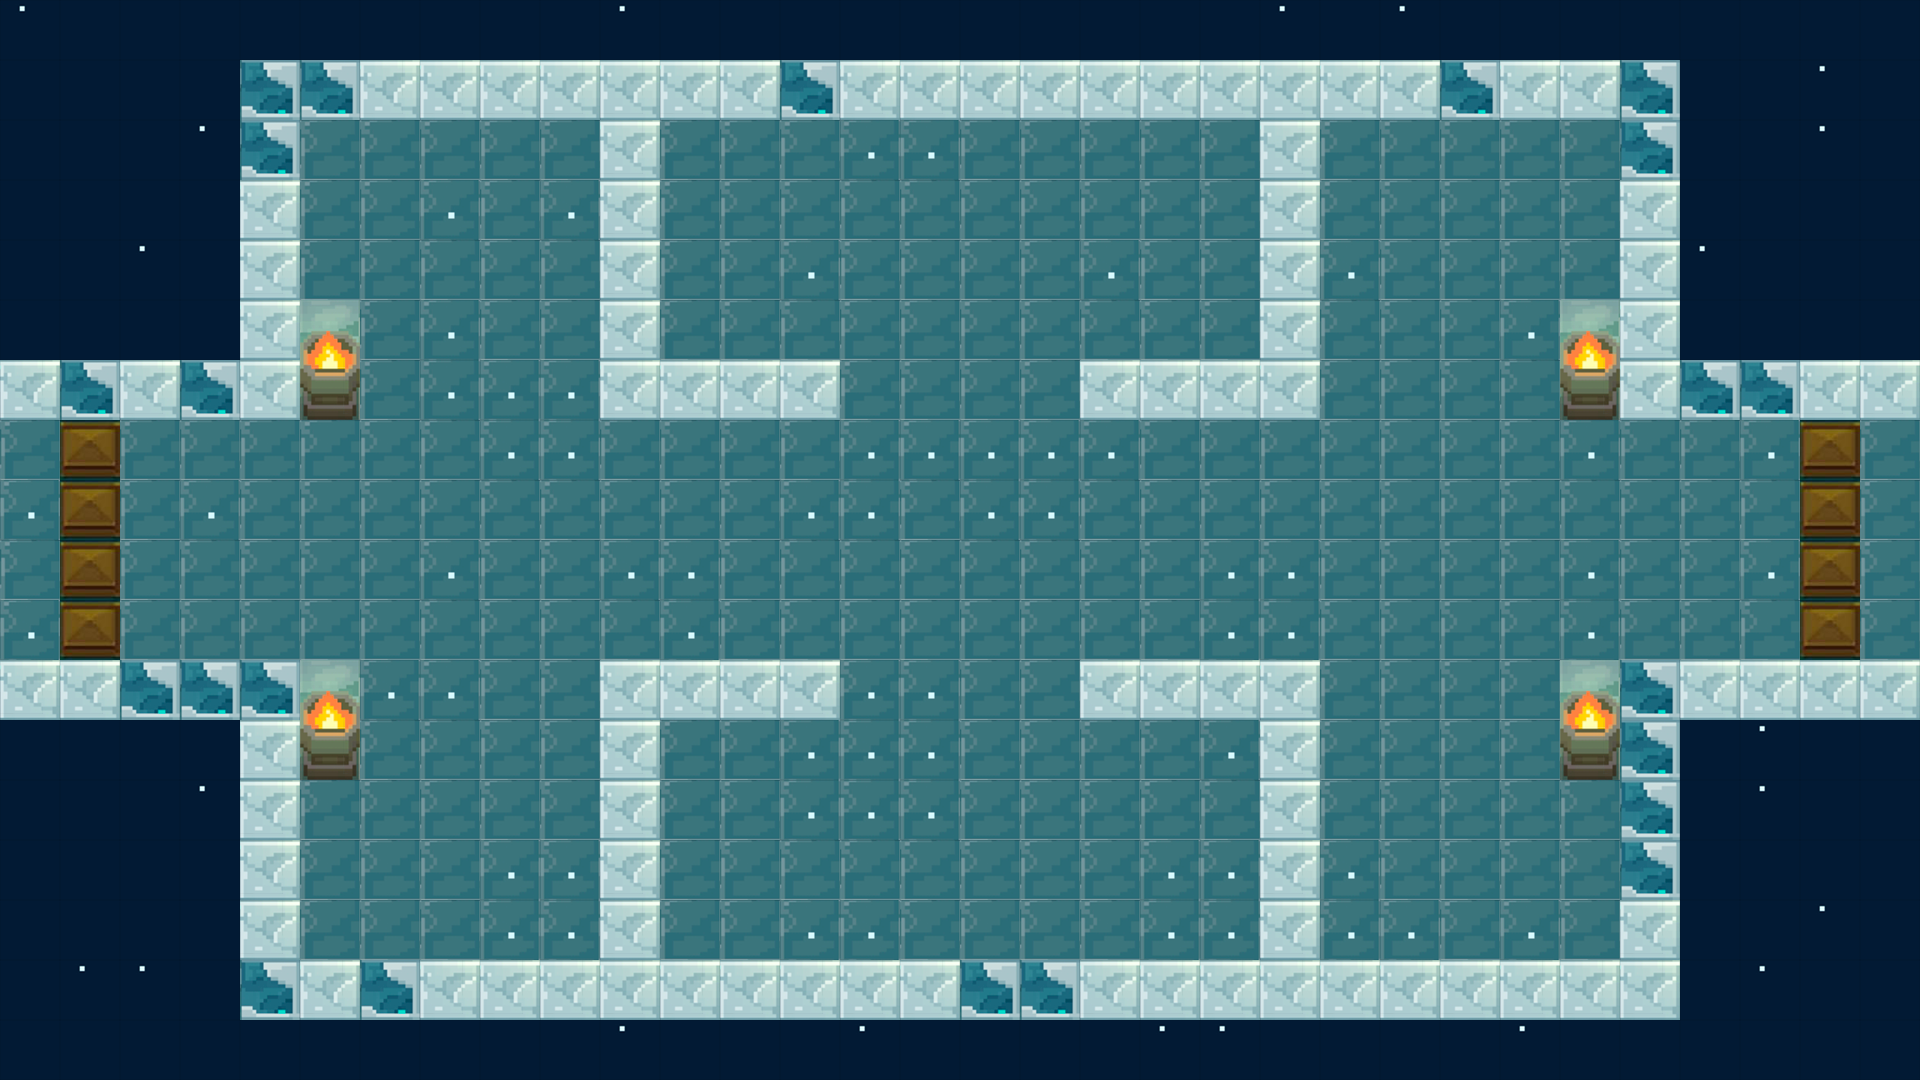

A level layout from a 2D game, rendered from its tile map. Below: a short description, then the map file with tile-grid data replaced by summaries:
An orthogonal 32x18 tile map with 60x60 px tiles, 2 tile layers (floor, wall), 3 tilesets and 36 objects (wall_1, wall_2, wall_3, wall_4, wall_5, ...).

<map version="1.5" tiledversion="1.6.0" orientation="orthogonal" renderorder="right-down" width="32" height="18" tilewidth="60" tileheight="60" infinite="0" nextlayerid="7" nextobjectid="99">
 <tileset firstgid="1" source="RoomResourse_1.tsx" />
 <tileset firstgid="61" source="../Room_2/RoomResourse_2.tsx" />
 <tileset firstgid="61" name="RoomResourse_1" tilewidth="60" tileheight="60" tilecount="60" columns="6">
  <image source="RoomResourse_1.png" width="360" height="600" />
 </tileset>
 <layer id="1" name="floor" width="32" height="18">
  <data>[576 cells, 576 non-empty, 5 distinct tile ids]</data>
 </layer>
 <layer id="3" name="wall" width="32" height="18">
  <data>[576 cells, 124 non-empty, 4 distinct tile ids]</data>
 </layer>
 <objectgroup id="5" name="objectsLayer">
  <object id="1" name="wall_1" x="0" y="420">
   <properties>
    <property name="Length" value="240.00" />
    <property name="Width" value="60.00" />
   </properties>
   <point />
  </object>
  <object id="2" name="wall_2" x="240" y="420">
   <properties>
    <property name="Length" value="60.00" />
    <property name="Width" value="360.00" />
   </properties>
   <point />
  </object>
  <object id="3" name="wall_3" x="300" y="420">
   <properties>
    <property name="Length" value="60.00" />
    <property name="Width" value="60.00" />
   </properties>
   <point />
  </object>
  <object id="4" name="wall_4" x="300" y="120">
   <properties>
    <property name="Length" value="1320.00" />
    <property name="Width" value="60.00" />
   </properties>
   <point />
  </object>
  <object id="5" name="wall_5" x="1620" y="420">
   <properties>
    <property name="Length" value="60.00" />
    <property name="Width" value="360.00" />
   </properties>
   <point />
  </object>
  <object id="6" name="wall_6" x="1560" y="420">
   <properties>
    <property name="Length" value="60.00" />
    <property name="Width" value="60.00" />
   </properties>
   <point />
  </object>
  <object id="7" name="wall_7" x="1680" y="420">
   <properties>
    <property name="Length" value="240.00" />
    <property name="Width" value="60.00" />
   </properties>
   <point />
  </object>
  <object id="8" name="wall_8" x="1560" y="780">
   <properties>
    <property name="Length" value="60.00" />
    <property name="Width" value="60.00" />
   </properties>
   <point />
  </object>
  <object id="9" name="wall_10" x="1620" y="720">
   <properties>
    <property name="Length" value="300.00" />
    <property name="Width" value="60.00" />
   </properties>
   <point />
  </object>
  <object id="10" name="wall_11" x="1620" y="1020">
   <properties>
    <property name="Length" value="60.00" />
    <property name="Width" value="300.00" />
   </properties>
   <point />
  </object>
  <object id="11" name="wall_12" x="300" y="1020">
   <properties>
    <property name="Length" value="1320.00" />
    <property name="Width" value="60.00" />
   </properties>
   <point />
  </object>
  <object id="12" name="wall_13" x="240" y="1020">
   <properties>
    <property name="Length" value="60.00" />
    <property name="Width" value="360.00" />
   </properties>
   <point />
  </object>
  <object id="13" name="wall_14" x="300" y="780">
   <properties>
    <property name="Length" value="60.00" />
    <property name="Width" value="60.00" />
   </properties>
   <point />
  </object>
  <object id="14" name="wall_15" x="0" y="720">
   <properties>
    <property name="Length" value="240.00" />
    <property name="Width" value="60.00" />
   </properties>
   <point />
  </object>
  <object id="19" name="door_left" x="60" y="660">
   <properties>
    <property name="Length" value="60.00" />
    <property name="Width" value="240.00" />
   </properties>
   <point />
  </object>
  <object id="20" name="door_right" x="1800" y="660">
   <properties>
    <property name="Length" value="60.00" />
    <property name="Width" value="240.00" />
   </properties>
   <point />
  </object>
  <object id="72" name="left_position" x="180" y="540">
   <point />
  </object>
  <object id="73" name="right_position" x="1740" y="540">
   <point />
  </object>
  <object id="74" name="shuijingchong_1" x="1140" y="240">
   <point />
  </object>
  <object id="77" name="shuijingchong_2" x="1500" y="240">
   <point />
  </object>
  <object id="78" name="shuijingchong_3" x="1380" y="900">
   <point />
  </object>
  <object id="79" name="shuijingchong_4" x="1560" y="600">
   <point />
  </object>
  <object id="80" name="shuijingchong_5" x="840" y="840">
   <point />
  </object>
  <object id="81" name="shuijingchong_6" x="480" y="300">
   <point />
  </object>
  <object id="83" name="kuanggong_1" x="420" y="540">
   <point />
  </object>
  <object id="84" name="kuanggong_2" x="780" y="900">
   <point />
  </object>
  <object id="85" name="kuanggong_3" x="1080" y="315">
   <point />
  </object>
  <object id="86" name="kuanggong_4" x="1440" y="540">
   <point />
  </object>
  <object id="91" name="wall_17" x="600" y="420">
   <properties>
    <property name="Length" value="60.00" />
    <property name="Width" value="300.00" />
   </properties>
   <point />
  </object>
  <object id="92" name="wall_18" x="660" y="420">
   <properties>
    <property name="Length" value="180.00" />
    <property name="Width" value="60.00" />
   </properties>
   <point />
  </object>
  <object id="93" name="wall_19" x="1080" y="420">
   <properties>
    <property name="Length" value="180.00" />
    <property name="Width" value="60.00" />
   </properties>
   <point />
  </object>
  <object id="94" name="wall_20" x="1260" y="420">
   <properties>
    <property name="Length" value="60.00" />
    <property name="Width" value="300.00" />
   </properties>
   <point />
  </object>
  <object id="95" name="wall_21" x="600" y="960">
   <properties>
    <property name="Length" value="60.00" />
    <property name="Width" value="300.00" />
   </properties>
   <point />
  </object>
  <object id="96" name="wall_22" x="660" y="720">
   <properties>
    <property name="Length" value="180.00" />
    <property name="Width" value="60.00" />
   </properties>
   <point />
  </object>
  <object id="97" name="wall_23" x="1080" y="720">
   <properties>
    <property name="Length" value="180.00" />
    <property name="Width" value="60.00" />
   </properties>
   <point />
  </object>
  <object id="98" name="wall_24" x="1260" y="960">
   <properties>
    <property name="Length" value="60.00" />
    <property name="Width" value="300.00" />
   </properties>
   <point />
  </object>
 </objectgroup>
</map>
